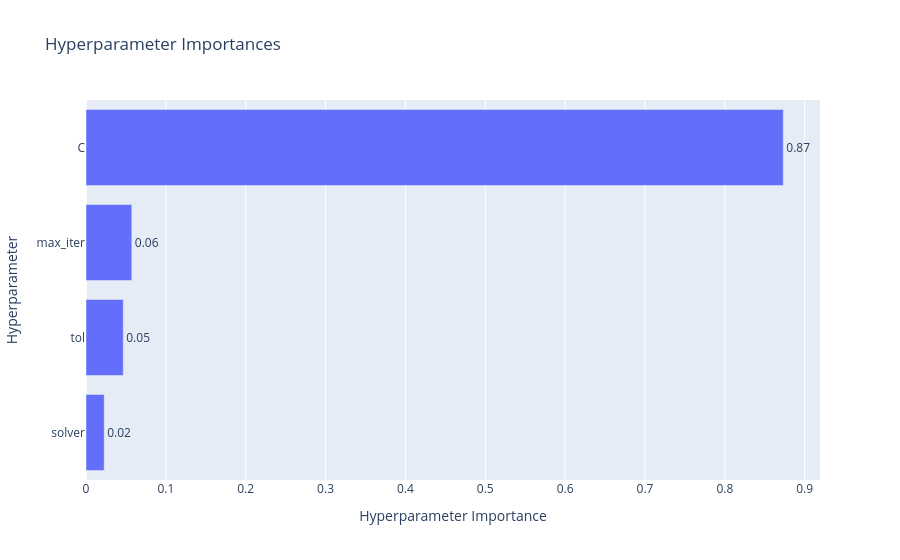

The notebook cell saved with this chart:
### Code cell
# Plot of which hyperparameters were the most important
plot_param_importances(study).show()

### Figure 1 — Plotly figure (JSON) as saved in the notebook; plotly's stock layout.template omitted (floating-point values rounded to 4 significant figures)
{"data": [{"cliponaxis": false, "hovertemplate": ["solver (CategoricalDistribution): 0.022780416675450093<extra></extra>", "tol (FloatDistribution): 0.04663643896952973<extra></extra>", "max_iter (IntDistribution): 0.057356204983774965<extra></extra>", "C (FloatDistribution): 0.8732269393712452<extra></extra>"], "name": "Objective Value", "orientation": "h", "text": ["0.02", "0.05", "0.06", "0.87"], "textposition": "outside", "type": "bar", "x": [0.02278, 0.04664, 0.05736, 0.8732], "y": ["solver", "tol", "max_iter", "C"]}], "layout": {"title": {"text": "Hyperparameter Importances"}, "xaxis": {"title": {"text": "Hyperparameter Importance"}}, "yaxis": {"title": {"text": "Hyperparameter"}}}}
